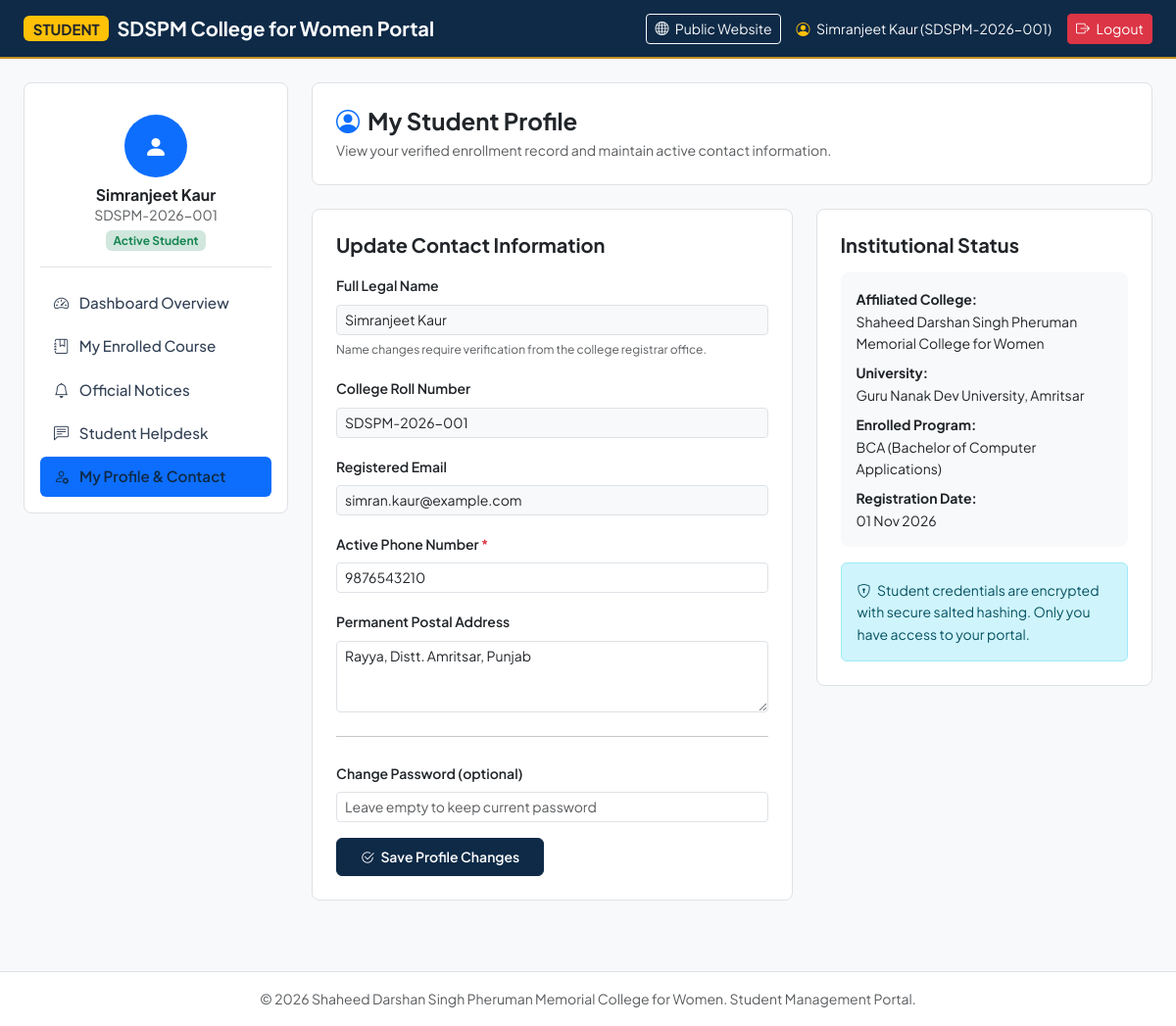
Screenshot of /user/profile.php (signed in) with the database file from the repository.
### tables this page shows
CREATE TABLE IF NOT EXISTS `students` (
  `id` INT AUTO_INCREMENT PRIMARY KEY,
  `roll_no` VARCHAR(50) NOT NULL UNIQUE,
  `full_name` VARCHAR(100) NOT NULL,
  `email` VARCHAR(100) NOT NULL UNIQUE,
  `phone` VARCHAR(20) NOT NULL,
  `password` VARCHAR(255) NOT NULL,
  `course_id` INT DEFAULT NULL,
  `gender` VARCHAR(10) DEFAULT 'Female',
  `address` TEXT,
  `status` ENUM('Active', 'Pending', 'Suspended') DEFAULT 'Active',
  `created_at` TIMESTAMP DEFAULT CURRENT_TIMESTAMP,
  CONSTRAINT `fk_student_course` FOREIGN KEY (`course_id`) REFERENCES `courses` (`id`) ON DELETE SET NULL ON UPDATE CASCADE
);

CREATE TABLE IF NOT EXISTS `courses` (
  `id` INT AUTO_INCREMENT PRIMARY KEY,
  `course_name` VARCHAR(150) NOT NULL,
  `course_code` VARCHAR(30) NOT NULL UNIQUE,
  `department_id` INT,
  `duration` VARCHAR(50) NOT NULL,
  `eligibility` TEXT NOT NULL,
  `seats` INT DEFAULT 60,
  `annual_fee` DECIMAL(10,2) DEFAULT 0.00,
  `description` TEXT,
  `created_at` TIMESTAMP DEFAULT CURRENT_TIMESTAMP,
  CONSTRAINT `fk_course_department` FOREIGN KEY (`department_id`) REFERENCES `departments` (`id`) ON DELETE SET NULL ON UPDATE CASCADE
);

### user/profile.php (the view, shortened to what this page needs)
<?php
require_once __DIR__ . '/header.php';
?>
<div class="card card-college p-4 border bg-white mb-4">
    <h4 class="fw-bold text-navy mb-1"><i class="bi bi-person-circle text-primary me-2"></i>My Student Profile</h4>
    <p class="text-muted small mb-0">View your verified enrollment record and maintain active contact information.</p>
</div>
<div class="row g-4">
    <div class="col-lg-7">
        <div class="card card-college p-4 border bg-white">
            <h5 class="fw-bold text-navy mb-3">Update Contact Information</h5>
            <form action="profile.php" method="POST">
                <div class="mb-3">
                    <label class="form-label small fw-semibold">Full Legal Name</label>
                    <input type="text" class="form-control form-control-sm bg-light" value="<?php echo htmlspecialchars($currentUser['full_name']); ?>" readonly>
                    <small class="text-muted" style="font-size: 0.75rem;">Name changes require verification from the college registrar office.</small>
                </div>
                <div class="mb-3">
                    <label class="form-label small fw-semibold">College Roll Number</label>
                    <input type="text" class="form-control form-control-sm bg-light" value="<?php echo htmlspecialchars($currentUser['roll_no']); ?>" readonly>
                </div>
                <div class="mb-3">
                    <label class="form-label small fw-semibold">Registered Email</label>
                    <input type="email" class="form-control form-control-sm bg-light" value="<?php echo htmlspecialchars($currentUser['email']); ?>" readonly>
                </div>
                <div class="mb-3">
                    <label class="form-label small fw-semibold">Active Phone Number <span class="text-danger">*</span></label>
                    <input type="tel" name="phone" class="form-control form-control-sm" value="<?php echo htmlspecialchars($currentUser['phone']); ?>" required>
                </div>
                <div class="mb-3">
                    <label class="form-label small fw-semibold">Permanent Postal Address</label>
                    <textarea name="address" class="form-control form-control-sm" rows="3"><?php echo htmlspecialchars($currentUser['address'] ?? ''); ?></textarea>
                </div>
                <hr class="my-4">
                <div class="mb-3">
                    <label class="form-label small fw-semibold">Change Password (optional)</label>
                    <input type="password" name="new_password" class="form-control form-control-sm" placeholder="Leave empty to keep current password">
                </div>
                <button type="submit" class="btn btn-sm btn-college-primary py-2 px-4">
                    <i class="bi bi-check2-circle me-1"></i> Save Profile Changes
                </button>
            </form>
        </div>
    </div>
    <div class="col-lg-5">
        <div class="card card-college p-4 border bg-white">
            <h5 class="fw-bold text-navy mb-3">Institutional Status</h5>
            <div class="p-3 bg-light rounded-3 mb-3 small">
                <div class="mb-2"><strong>Affiliated College:</strong><br><?php echo COLLEGE_NAME; ?></div>
                <div class="mb-2"><strong>University:</strong><br>Guru Nanak Dev University, Amritsar</div>
                <div class="mb-2"><strong>Enrolled Program:</strong><br><?php echo htmlspecialchars($currentUser['course_name'] ?? 'General Arts / Science'); ?></div>
                <div><strong>Registration Date:</strong><br><?php echo date('d M Y', strtotime($currentUser['created_at'])); ?></div>
            </div>
            <div class="alert alert-info small mb-0">
                <i class="bi bi-shield-lock me-1"></i> Student credentials are encrypted with secure salted hashing. Only you have access to your portal.
            </div>
        </div>
    </div>
</div>
<?php require_once __DIR__ . '/footer.php'; ?>

### user/header.php (shortened to what this page needs)
<?php
require_once __DIR__ . '/../config/database.php';
$studentId = $_SESSION['student_id'];
$stmt = $pdo->prepare("SELECT s.*, c.course_name, c.course_code, c.duration, c.annual_fee FROM students s LEFT JOIN courses c ON s.course_id = c.id WHERE s.id = :id");
$stmt->execute([':id' => $studentId]);
$currentUser = $stmt->fetch();
$userCurrentPage = basename($_SERVER['PHP_SELF']);
?>
<!DOCTYPE html>
<html lang="en">
<head>
    <link href="https://cdn.jsdelivr.net/npm/bootstrap@5.3.3/dist/css/bootstrap.min.css" rel="stylesheet">
    <link rel="stylesheet" href="https://cdn.jsdelivr.net/npm/bootstrap-icons@1.11.3/font/bootstrap-icons.min.css">
    <link rel="stylesheet" href="../assets/css/style.css">
</head>
<body class="bg-light">
<nav class="navbar navbar-expand-lg navbar-dark bg-navy" style="background-color: #0e2a47; border-bottom: 2px solid #c59323;">
    <div class="container-fluid px-lg-4">
        <a class="navbar-brand d-flex align-items-center gap-2" href="index.php">
            <span class="badge bg-warning text-dark fw-bold">STUDENT</span>
            <span class="fw-bold">SDSPM College for Women Portal</span>
        </a>
        <div class="d-flex align-items-center gap-3">
            <a href="../index.php" class="btn btn-sm btn-outline-light d-none d-md-inline-block"><i class="bi bi-globe me-1"></i> Public Website</a>
            <span class="text-light small d-none d-sm-inline">
                <i class="bi bi-person-circle me-1 text-warning"></i> <?php echo htmlspecialchars($currentUser['full_name']); ?> (<?php echo htmlspecialchars($currentUser['roll_no']); ?>)
            </span>
            <a href="../logout.php" class="btn btn-sm btn-danger"><i class="bi bi-box-arrow-right me-1"></i> Logout</a>
        </div>
    </div>
</nav>
<div class="container-fluid px-lg-4 py-4">
    <div class="row g-4">
        <div class="col-lg-3 col-md-4">
            <div class="card card-college p-3 border">
                <div class="text-center py-3 border-bottom mb-3">
                    <div class="mx-auto mb-2 text-white bg-primary rounded-circle d-flex align-items-center justify-content-center" style="width: 64px; height: 64px; font-size: 1.5rem;">
                        <i class="bi bi-person-fill"></i>
                    </div>
                    <h6 class="fw-bold mb-0 text-navy"><?php echo htmlspecialchars($currentUser['full_name']); ?></h6>
                    <small class="text-muted d-block"><?php echo htmlspecialchars($currentUser['roll_no']); ?></small>
                    <span class="badge bg-success-subtle text-success mt-1"><?php echo htmlspecialchars($currentUser['status']); ?> Student</span>
                </div>
                <div class="nav flex-column nav-pills gap-1">
                    <a href="index.php" class="nav-link py-2 px-3 rounded <?php echo $userCurrentPage == 'index.php' ? 'active bg-primary text-white' : 'text-dark'; ?>">
                        <i class="bi bi-speedometer2 me-2"></i> Dashboard Overview
                    </a>
                    <a href="courses.php" class="nav-link py-2 px-3 rounded <?php echo $userCurrentPage == 'courses.php' ? 'active bg-primary text-white' : 'text-dark'; ?>">
                        <i class="bi bi-journal-bookmark me-2"></i> My Enrolled Course
                    </a>
                    <a href="notices.php" class="nav-link py-2 px-3 rounded <?php echo $userCurrentPage == 'notices.php' ? 'active bg-primary text-white' : 'text-dark'; ?>">
                        <i class="bi bi-bell me-2"></i> Official Notices
                    </a>
                    <a href="enquiry.php" class="nav-link py-2 px-3 rounded <?php echo $userCurrentPage == 'enquiry.php' ? 'active bg-primary text-white' : 'text-dark'; ?>">
                        <i class="bi bi-chat-left-text me-2"></i> Student Helpdesk
                    </a>
                    <a href="profile.php" class="nav-link py-2 px-3 rounded <?php echo $userCurrentPage == 'profile.php' ? 'active bg-primary text-white' : 'text-dark'; ?>">
                        <i class="bi bi-person-gear me-2"></i> My Profile & Contact
                    </a>
                </div>
            </div>
        </div>
        <div class="col-lg-9 col-md-8">

### assets/css/style.css (style rules this page uses)
:root { --sd-navy: #0e2a47; --sd-navy-dark: #081a2d; --sd-navy-light: #183c66; --sd-gold: #c59323; --sd-gold-light: #dfaa3b; --sd-maroon: #7a1c1d; --sd-bg-light: #f8fafc; --sd-text-dark: #1e293b; --sd-text-muted: #64748b; --sd-border: #e2e8f0; }
body { font-family: 'Plus Jakarta Sans', system-ui, -apple-system, sans-serif; color: var(--sd-text-dark); background-color: var(--sd-bg-light); line-height: 1.6; }
.nav-link { font-weight: 500; color: #334155 !important; padding: 8px 14px !important; font-size: 0.95rem; transition: all 0.2s ease; }
.nav-link:hover, .nav-link.active { color: var(--sd-navy) !important; font-weight: 600; }
.btn-college-primary { background-color: var(--sd-navy); color: #ffffff; border: 1px solid var(--sd-navy); font-weight: 600; padding: 8px 20px; border-radius: 6px; transition: all 0.2s ease; }
.card-college { background: #ffffff; border: 1px solid var(--sd-border); border-radius: 8px; transition: transform 0.2s ease, box-shadow 0.2s ease; overflow: hidden; }

### rows the page displays
students: full_name "Simranjeet Kaur", roll_no "SDSPM-2026-001", status "Active", email "simran.kaur@example.com", phone "9876543210", address "Rayya, Distt. Amritsar, Punjab", course.course_name "BCA (Bachelor of Computer Applications)", created_at "01 Nov 2026"

### other values shown
COLLEGE_NAME "Shaheed Darshan Singh Pheruman Memorial College for Women"
